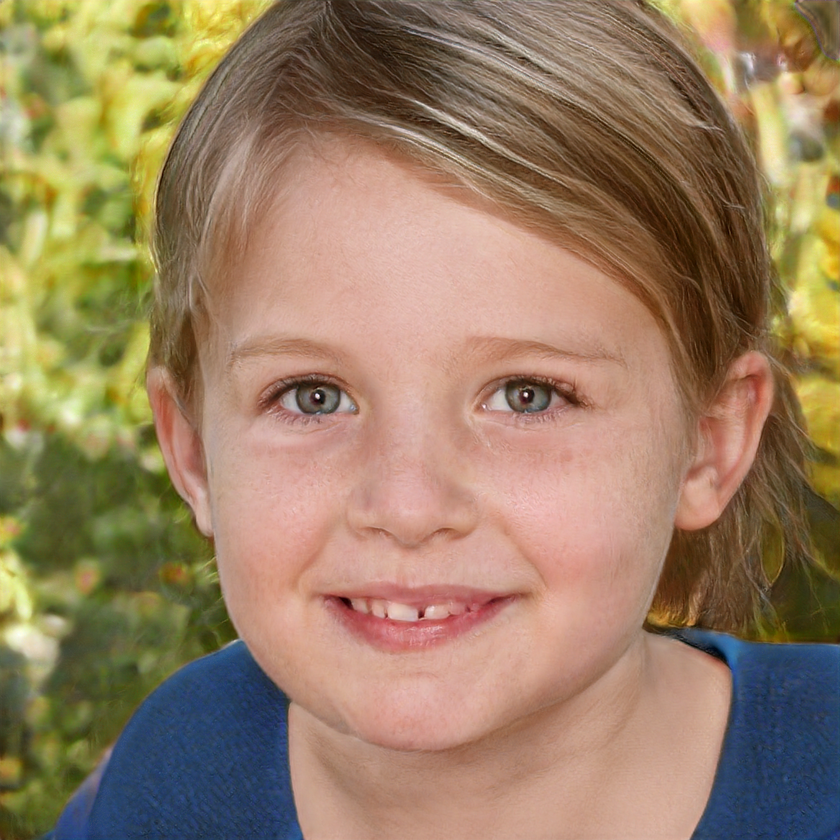
#> input picture sample.png, 840 x 840 px, shrunk from 1024 x 1024 before the run
$ python image_mask.py   (older library calls are emulated)
#> lines starting #> are read from the running program, lines starting #| are printed output that depends on the picture
# import numpy and cv2 module
import numpy as np
import cv2


# Define image path
IMAGE_PATH = "sample.png"

# Read an input image
image = cv2.imread(IMAGE_PATH, flags=cv2.IMREAD_UNCHANGED)
#> image is the input picture: shape (840, 840, 3); mean B, G, R 98.9, 127.4, 152.7

# Print the image shape
print(image.shape)
#| (840, 840, 3)

# Define a full mask
mask = np.ones_like(image, dtype=np.bool)
# Define a mask position
h = 300
delta_h = 250
w = 500
delta_w = 250

mask[h:(h+delta_h), w: (w+delta_w)] = False

# Apply the mask to the image
image = mask * image
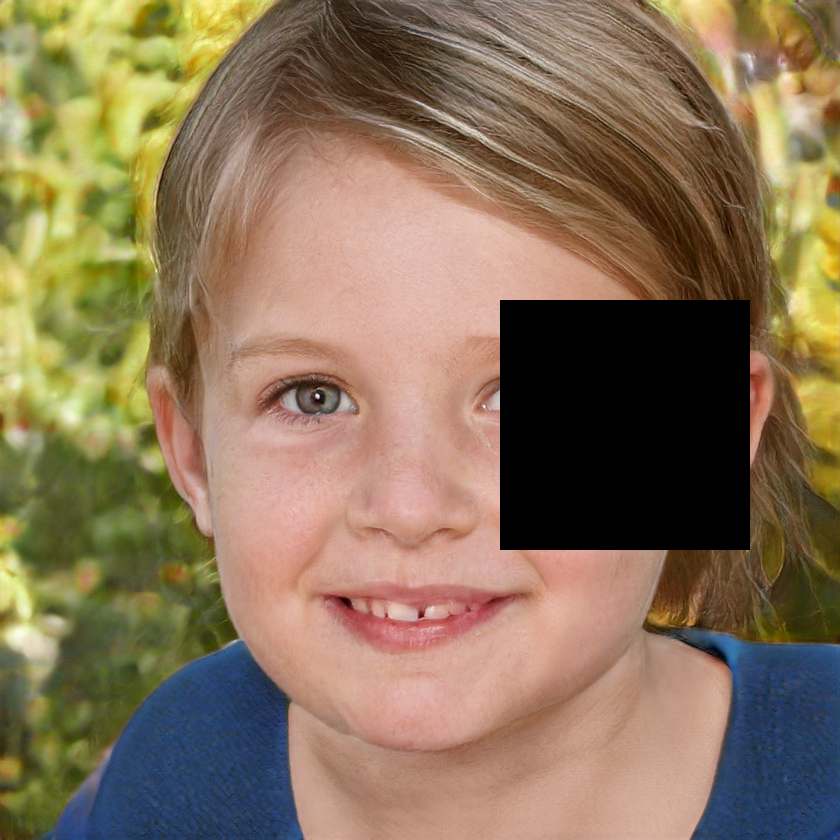
#> image: shape (840, 840, 3); mean B, G, R 88.8, 115.6, 136.9

# Show the image
cv2.imshow("Input Image", image)
cv2.waitKey()
